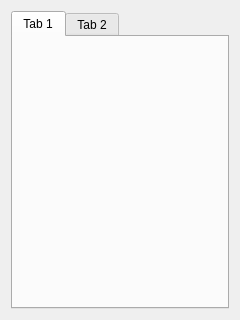
<?xml version="1.0" encoding="UTF-8"?>
<ui version="4.0">
 <class>SettingsWindow</class>
 <widget class="QDialog" name="SettingsWindow">
  <property name="geometry">
   <rect>
    <x>0</x>
    <y>0</y>
    <width>240</width>
    <height>320</height>
   </rect>
  </property>
  <property name="windowTitle">
   <string>Dialog</string>
  </property>
  <layout class="QHBoxLayout" name="horizontalLayout">
   <item>
    <widget class="QTabWidget" name="tabWidget">
     <widget class="QWidget" name="tab">
      <attribute name="title">
       <string>Tab 1</string>
      </attribute>
     </widget>
     <widget class="QWidget" name="tab_2">
      <attribute name="title">
       <string>Tab 2</string>
      </attribute>
     </widget>
    </widget>
   </item>
  </layout>
 </widget>
 <resources/>
 <connections/>
</ui>
